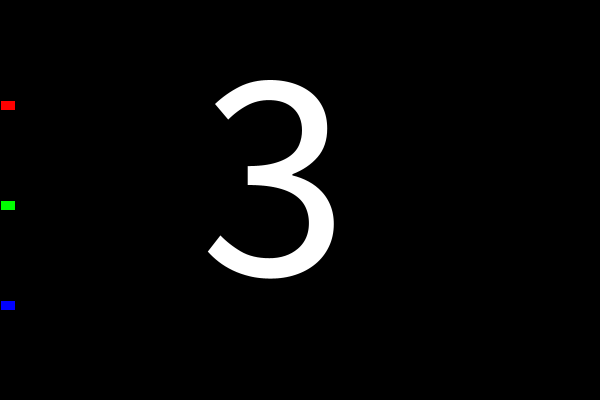
Frame 1 (no input)
Frame 60 (the mouse pressed at the canvas centre just before this capture): identical to frame 1, image omitted
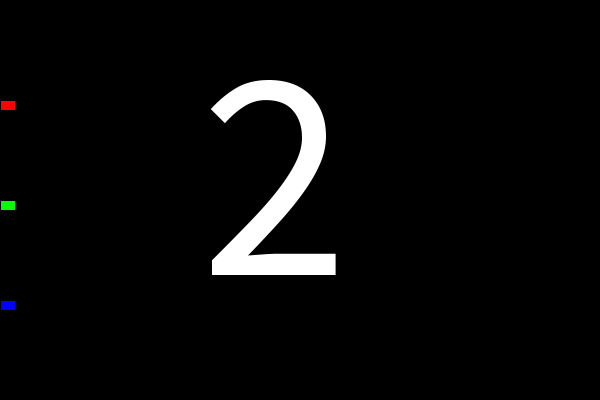
Frame 120 (the mouse held since frame 60 and released just before this capture)

The Processing sketch that drew these frames (run headless with seeded random() and noise(); from frame 60 on, the mouse is pressed at the canvas centre):

// Processing sketch: processing_157392
// ── processing_157392.pde

float car1Speed = random(1,11);
float car2Speed = random(1,11);
float car3Speed = random(1,11);
boolean car1_win = false;
boolean car2_win = false;
boolean car3_win = false;
boolean win = false;
float i = 0;
float x = 0;

void setup()
{
  size(600,400);
  smooth();
  textSize(300);
}

void draw()
{
  background(0);
  car1(x * car1Speed,100,#FF0000);
  car2(x * car2Speed,200,#00FF00);
  car3(x * car3Speed,300,#0000FF);
  fill(255);
  if(i <=100)
  {
    text("3",200,275);
  }
  if(i > 100 && i <=200)
  {
    text("2",200,275);
  }
  if(i > 200 && i <= 300)
  {
    text("1",200,275);
  }
  if(i > 300 && i <= 400)
  {
    text("Go!",50,275);
  }
  if(i > 400)
  {
    x += 1;
  }
  i += 1;
  if(car1_win == true)
  {
    textSize(50);
    win = true;
    fill(#FF0000);
    text("Red Wins!",185,225);
  }
  if(car3_win == true)
  {
    textSize(50);
    win = true;
    fill(#0000FF);
    text("Blue Wins!",185,225);
  }
  if(car2_win == true)
  {
    textSize(50);
    win = true;
    fill(#00FF00);
    text("Green Wins!",185,225);
  }
}

void car1(float x,float y,color carcolor)
{
  fill(carcolor);
  rect(x,y,15,10);
  if(x >= 600 && win == false)
  {
   car1_win = true;
  }
}

void car2(float x,float y,color carcolor)
{
  fill(carcolor);
  rect(x,y,15,10);
  if(x >= 600 && win == false)
  {
   car2_win = true;
  }
}

void car3(float x,float y,color carcolor)
{
  fill(carcolor);
  rect(x,y,15,10);
  if(x >= 600 && win == false)
  {
   car3_win = true;
  }
}
